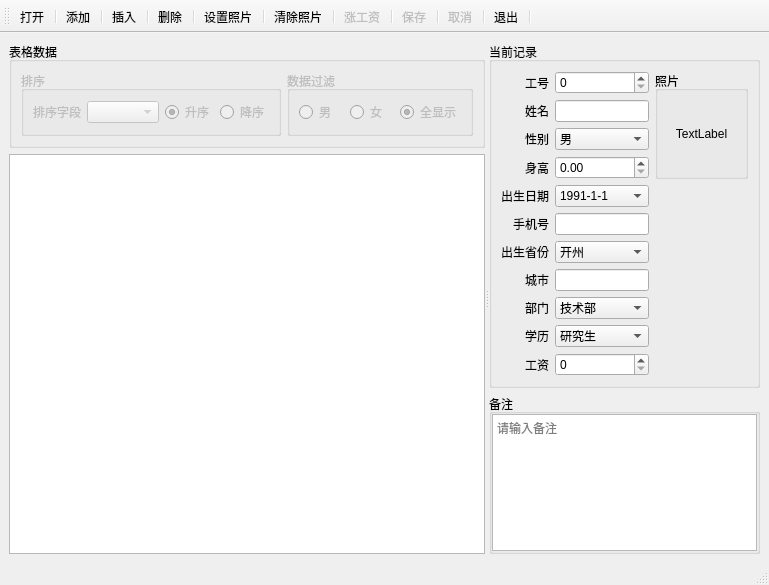
<?xml version="1.0" encoding="UTF-8"?>
<ui version="4.0">
 <class>MainWindow</class>
 <widget class="QMainWindow" name="MainWindow">
  <property name="geometry">
   <rect>
    <x>0</x>
    <y>0</y>
    <width>769</width>
    <height>585</height>
   </rect>
  </property>
  <property name="windowTitle">
   <string>MainWindow</string>
  </property>
  <widget class="QWidget" name="centralwidget">
   <layout class="QGridLayout" name="gridLayout_7">
    <item row="0" column="0">
     <widget class="QSplitter" name="splitter">
      <property name="orientation">
       <enum>Qt::Horizontal</enum>
      </property>
      <widget class="QWidget" name="layoutWidget">
       <layout class="QVBoxLayout" name="verticalLayout">
        <item>
         <widget class="QGroupBox" name="groupBox">
          <property name="title">
           <string>表格数据</string>
          </property>
          <layout class="QGridLayout" name="gridLayout_2">
           <item row="0" column="0">
            <widget class="QGroupBox" name="groupBoxSort">
             <property name="enabled">
              <bool>false</bool>
             </property>
             <property name="title">
              <string>排序</string>
             </property>
             <layout class="QGridLayout" name="gridLayout">
              <item row="0" column="1">
               <widget class="QComboBox" name="comSort"/>
              </item>
              <item row="0" column="3">
               <widget class="QRadioButton" name="rbtnDown">
                <property name="text">
                 <string>降序</string>
                </property>
               </widget>
              </item>
              <item row="0" column="0">
               <widget class="QLabel" name="label">
                <property name="text">
                 <string>排序字段</string>
                </property>
                <property name="alignment">
                 <set>Qt::AlignRight|Qt::AlignTrailing|Qt::AlignVCenter</set>
                </property>
               </widget>
              </item>
              <item row="0" column="2">
               <widget class="QRadioButton" name="rbtnUp">
                <property name="text">
                 <string>升序</string>
                </property>
                <property name="checked">
                 <bool>true</bool>
                </property>
               </widget>
              </item>
             </layout>
            </widget>
           </item>
           <item row="0" column="1">
            <widget class="QGroupBox" name="groupBoxFilter">
             <property name="enabled">
              <bool>false</bool>
             </property>
             <property name="title">
              <string>数据过滤</string>
             </property>
             <layout class="QGridLayout" name="gridLayout_5">
              <item row="0" column="0">
               <widget class="QRadioButton" name="rbtnMan">
                <property name="text">
                 <string>男</string>
                </property>
               </widget>
              </item>
              <item row="0" column="1">
               <widget class="QRadioButton" name="rbtnWoman">
                <property name="text">
                 <string>女</string>
                </property>
               </widget>
              </item>
              <item row="0" column="2">
               <widget class="QRadioButton" name="rbtnAllDisplay">
                <property name="text">
                 <string>全显示</string>
                </property>
                <property name="checked">
                 <bool>true</bool>
                </property>
               </widget>
              </item>
             </layout>
            </widget>
           </item>
          </layout>
         </widget>
        </item>
        <item>
         <widget class="QTableView" name="tableView"/>
        </item>
       </layout>
      </widget>
      <widget class="QWidget" name="layoutWidget">
       <layout class="QVBoxLayout" name="verticalLayout_2">
        <item>
         <widget class="QGroupBox" name="groupBox_4">
          <property name="maximumSize">
           <size>
            <width>100000</width>
            <height>10000</height>
           </size>
          </property>
          <property name="title">
           <string>当前记录</string>
          </property>
          <layout class="QGridLayout" name="gridLayout_4" columnstretch="0,1,1">
           <item row="9" column="0">
            <widget class="QLabel" name="label_11">
             <property name="text">
              <string>学历</string>
             </property>
             <property name="alignment">
              <set>Qt::AlignRight|Qt::AlignTrailing|Qt::AlignVCenter</set>
             </property>
            </widget>
           </item>
           <item row="5" column="0">
            <widget class="QLabel" name="label_7">
             <property name="text">
              <string>手机号</string>
             </property>
             <property name="alignment">
              <set>Qt::AlignRight|Qt::AlignTrailing|Qt::AlignVCenter</set>
             </property>
            </widget>
           </item>
           <item row="1" column="1">
            <widget class="QLineEdit" name="leditName"/>
           </item>
           <item row="7" column="0">
            <widget class="QLabel" name="label_9">
             <property name="text">
              <string>城市</string>
             </property>
             <property name="alignment">
              <set>Qt::AlignRight|Qt::AlignTrailing|Qt::AlignVCenter</set>
             </property>
            </widget>
           </item>
           <item row="3" column="1">
            <widget class="QDoubleSpinBox" name="doubleSpinBoxHeight"/>
           </item>
           <item row="1" column="0">
            <widget class="QLabel" name="label_3">
             <property name="text">
              <string>姓名</string>
             </property>
             <property name="alignment">
              <set>Qt::AlignRight|Qt::AlignTrailing|Qt::AlignVCenter</set>
             </property>
            </widget>
           </item>
           <item row="0" column="2" rowspan="4">
            <widget class="QGroupBox" name="groupBox_5">
             <property name="title">
              <string>照片</string>
             </property>
             <layout class="QGridLayout" name="gridLayout_3">
              <property name="leftMargin">
               <number>0</number>
              </property>
              <property name="topMargin">
               <number>0</number>
              </property>
              <property name="rightMargin">
               <number>0</number>
              </property>
              <property name="bottomMargin">
               <number>0</number>
              </property>
              <property name="spacing">
               <number>0</number>
              </property>
              <item row="0" column="0">
               <widget class="QLabel" name="labelPhoto">
                <property name="text">
                 <string>TextLabel</string>
                </property>
                <property name="alignment">
                 <set>Qt::AlignCenter</set>
                </property>
               </widget>
              </item>
             </layout>
            </widget>
           </item>
           <item row="4" column="0">
            <widget class="QLabel" name="label_6">
             <property name="text">
              <string>出生日期</string>
             </property>
             <property name="alignment">
              <set>Qt::AlignRight|Qt::AlignTrailing|Qt::AlignVCenter</set>
             </property>
            </widget>
           </item>
           <item row="8" column="0">
            <widget class="QLabel" name="label_10">
             <property name="text">
              <string>部门</string>
             </property>
             <property name="alignment">
              <set>Qt::AlignRight|Qt::AlignTrailing|Qt::AlignVCenter</set>
             </property>
            </widget>
           </item>
           <item row="8" column="1">
            <widget class="QComboBox" name="department">
             <item>
              <property name="text">
               <string>技术部</string>
              </property>
             </item>
             <item>
              <property name="text">
               <string>销售部</string>
              </property>
             </item>
             <item>
              <property name="text">
               <string>市场部</string>
              </property>
             </item>
            </widget>
           </item>
           <item row="10" column="0">
            <widget class="QLabel" name="label_12">
             <property name="text">
              <string>工资</string>
             </property>
             <property name="alignment">
              <set>Qt::AlignRight|Qt::AlignTrailing|Qt::AlignVCenter</set>
             </property>
            </widget>
           </item>
           <item row="10" column="1">
            <widget class="QSpinBox" name="spinBoxSalary">
             <property name="maximum">
              <number>500000</number>
             </property>
            </widget>
           </item>
           <item row="0" column="0">
            <widget class="QLabel" name="label_2">
             <property name="text">
              <string>工号</string>
             </property>
             <property name="alignment">
              <set>Qt::AlignRight|Qt::AlignTrailing|Qt::AlignVCenter</set>
             </property>
            </widget>
           </item>
           <item row="9" column="1">
            <widget class="QComboBox" name="education">
             <item>
              <property name="text">
               <string>研究生</string>
              </property>
             </item>
             <item>
              <property name="text">
               <string>本科</string>
              </property>
             </item>
             <item>
              <property name="text">
               <string>大专</string>
              </property>
             </item>
             <item>
              <property name="text">
               <string>中专</string>
              </property>
             </item>
             <item>
              <property name="text">
               <string>中专以下 </string>
              </property>
             </item>
            </widget>
           </item>
           <item row="5" column="1">
            <widget class="QLineEdit" name="leditPhone"/>
           </item>
           <item row="2" column="1">
            <widget class="QComboBox" name="Gender">
             <item>
              <property name="text">
               <string>男</string>
              </property>
             </item>
             <item>
              <property name="text">
               <string>女</string>
              </property>
             </item>
            </widget>
           </item>
           <item row="6" column="0">
            <widget class="QLabel" name="label_8">
             <property name="text">
              <string>出生省份</string>
             </property>
             <property name="alignment">
              <set>Qt::AlignRight|Qt::AlignTrailing|Qt::AlignVCenter</set>
             </property>
            </widget>
           </item>
           <item row="3" column="0">
            <widget class="QLabel" name="label_5">
             <property name="text">
              <string>身高</string>
             </property>
             <property name="alignment">
              <set>Qt::AlignRight|Qt::AlignTrailing|Qt::AlignVCenter</set>
             </property>
            </widget>
           </item>
           <item row="7" column="1">
            <widget class="QLineEdit" name="leditCity"/>
           </item>
           <item row="2" column="0">
            <widget class="QLabel" name="label_4">
             <property name="text">
              <string>性别</string>
             </property>
             <property name="alignment">
              <set>Qt::AlignRight|Qt::AlignTrailing|Qt::AlignVCenter</set>
             </property>
            </widget>
           </item>
           <item row="4" column="1">
            <widget class="QComboBox" name="Birthday">
             <item>
              <property name="text">
               <string>1991-1-1</string>
              </property>
             </item>
             <item>
              <property name="text">
               <string>2002-2-2</string>
              </property>
             </item>
             <item>
              <property name="text">
               <string>2001-1-1</string>
              </property>
             </item>
            </widget>
           </item>
           <item row="0" column="1">
            <widget class="QSpinBox" name="spinBoxID"/>
           </item>
           <item row="6" column="1">
            <widget class="QComboBox" name="BirthProvince">
             <item>
              <property name="text">
               <string>开州</string>
              </property>
             </item>
             <item>
              <property name="text">
               <string>河南</string>
              </property>
             </item>
             <item>
              <property name="text">
               <string>潜江</string>
              </property>
             </item>
             <item>
              <property name="text">
               <string>嘉兴</string>
              </property>
             </item>
            </widget>
           </item>
          </layout>
         </widget>
        </item>
        <item>
         <widget class="QGroupBox" name="groupBox_6">
          <property name="maximumSize">
           <size>
            <width>100000</width>
            <height>100000</height>
           </size>
          </property>
          <property name="title">
           <string>备注</string>
          </property>
          <layout class="QGridLayout" name="gridLayout_6">
           <property name="leftMargin">
            <number>0</number>
           </property>
           <property name="topMargin">
            <number>0</number>
           </property>
           <property name="rightMargin">
            <number>0</number>
           </property>
           <property name="bottomMargin">
            <number>0</number>
           </property>
           <property name="spacing">
            <number>0</number>
           </property>
           <item row="0" column="0">
            <widget class="QTextEdit" name="textEdit">
             <property name="placeholderText">
              <string>请输入备注</string>
             </property>
            </widget>
           </item>
          </layout>
         </widget>
        </item>
       </layout>
      </widget>
     </widget>
    </item>
   </layout>
  </widget>
  <widget class="QMenuBar" name="menubar">
   <property name="geometry">
    <rect>
     <x>0</x>
     <y>0</y>
     <width>769</width>
     <height>21</height>
    </rect>
   </property>
  </widget>
  <widget class="QStatusBar" name="statusbar"/>
  <widget class="QToolBar" name="toolBar">
   <property name="enabled">
    <bool>true</bool>
   </property>
   <property name="windowTitle">
    <string>toolBar</string>
   </property>
   <property name="toolButtonStyle">
    <enum>Qt::ToolButtonTextUnderIcon</enum>
   </property>
   <attribute name="toolBarArea">
    <enum>TopToolBarArea</enum>
   </attribute>
   <attribute name="toolBarBreak">
    <bool>false</bool>
   </attribute>
   <addaction name="actOpenDB"/>
   <addaction name="separator"/>
   <addaction name="actRecAppend"/>
   <addaction name="separator"/>
   <addaction name="actRecInsert"/>
   <addaction name="separator"/>
   <addaction name="actRecDelete"/>
   <addaction name="separator"/>
   <addaction name="actPhoto"/>
   <addaction name="separator"/>
   <addaction name="actPhotoClear"/>
   <addaction name="separator"/>
   <addaction name="actScan"/>
   <addaction name="separator"/>
   <addaction name="actSubmit"/>
   <addaction name="separator"/>
   <addaction name="actRevert"/>
   <addaction name="separator"/>
   <addaction name="actQuit"/>
   <addaction name="separator"/>
  </widget>
  <action name="actOpenDB">
   <property name="icon">
    <iconset resource="res.qrc">
     <normaloff>:/images/open.png</normaloff>:/images/open.png</iconset>
   </property>
   <property name="text">
    <string>打开</string>
   </property>
   <property name="toolTip">
    <string>打开数据库</string>
   </property>
  </action>
  <action name="actQuit">
   <property name="icon">
    <iconset resource="res.qrc">
     <normaloff>:/images/exit.png</normaloff>:/images/exit.png</iconset>
   </property>
   <property name="text">
    <string>退出</string>
   </property>
   <property name="toolTip">
    <string>退出</string>
   </property>
  </action>
  <action name="actRecAppend">
   <property name="icon">
    <iconset resource="res.qrc">
     <normaloff>:/images/add.png</normaloff>:/images/add.png</iconset>
   </property>
   <property name="text">
    <string>添加</string>
   </property>
   <property name="toolTip">
    <string>添加记录</string>
   </property>
  </action>
  <action name="actRecInsert">
   <property name="icon">
    <iconset resource="res.qrc">
     <normaloff>:/images/insert.png</normaloff>:/images/insert.png</iconset>
   </property>
   <property name="text">
    <string>插入</string>
   </property>
   <property name="toolTip">
    <string>插入记录</string>
   </property>
  </action>
  <action name="actSubmit">
   <property name="enabled">
    <bool>false</bool>
   </property>
   <property name="icon">
    <iconset resource="res.qrc">
     <normaloff>:/images/save.png</normaloff>:/images/save.png</iconset>
   </property>
   <property name="text">
    <string>保存</string>
   </property>
   <property name="toolTip">
    <string>保存修改</string>
   </property>
  </action>
  <action name="actRevert">
   <property name="enabled">
    <bool>false</bool>
   </property>
   <property name="icon">
    <iconset resource="res.qrc">
     <normaloff>:/images/cancel.png</normaloff>:/images/cancel.png</iconset>
   </property>
   <property name="text">
    <string>取消</string>
   </property>
   <property name="toolTip">
    <string>取消修改</string>
   </property>
  </action>
  <action name="actRecDelete">
   <property name="icon">
    <iconset resource="res.qrc">
     <normaloff>:/images/delete.png</normaloff>:/images/delete.png</iconset>
   </property>
   <property name="text">
    <string>删除</string>
   </property>
   <property name="toolTip">
    <string>删除记录</string>
   </property>
  </action>
  <action name="actPhoto">
   <property name="icon">
    <iconset resource="res.qrc">
     <normaloff>:/images/setPhoto.png</normaloff>:/images/setPhoto.png</iconset>
   </property>
   <property name="text">
    <string>设置照片</string>
   </property>
   <property name="toolTip">
    <string>设置照片</string>
   </property>
  </action>
  <action name="actPhotoClear">
   <property name="icon">
    <iconset resource="res.qrc">
     <normaloff>:/images/deletePhoto.png</normaloff>:/images/deletePhoto.png</iconset>
   </property>
   <property name="text">
    <string>清除照片</string>
   </property>
   <property name="toolTip">
    <string>清除照片</string>
   </property>
  </action>
  <action name="actScan">
   <property name="enabled">
    <bool>false</bool>
   </property>
   <property name="icon">
    <iconset resource="res.qrc">
     <normaloff>:/images/upSalary.png</normaloff>:/images/upSalary.png</iconset>
   </property>
   <property name="text">
    <string>涨工资</string>
   </property>
   <property name="toolTip">
    <string>涨工资</string>
   </property>
  </action>
 </widget>
 <resources>
  <include location="res.qrc"/>
 </resources>
 <connections>
  <connection>
   <sender>actQuit</sender>
   <signal>triggered()</signal>
   <receiver>MainWindow</receiver>
   <slot>close()</slot>
   <hints>
    <hint type="sourcelabel">
     <x>-1</x>
     <y>-1</y>
    </hint>
    <hint type="destinationlabel">
     <x>344</x>
     <y>228</y>
    </hint>
   </hints>
  </connection>
 </connections>
</ui>
